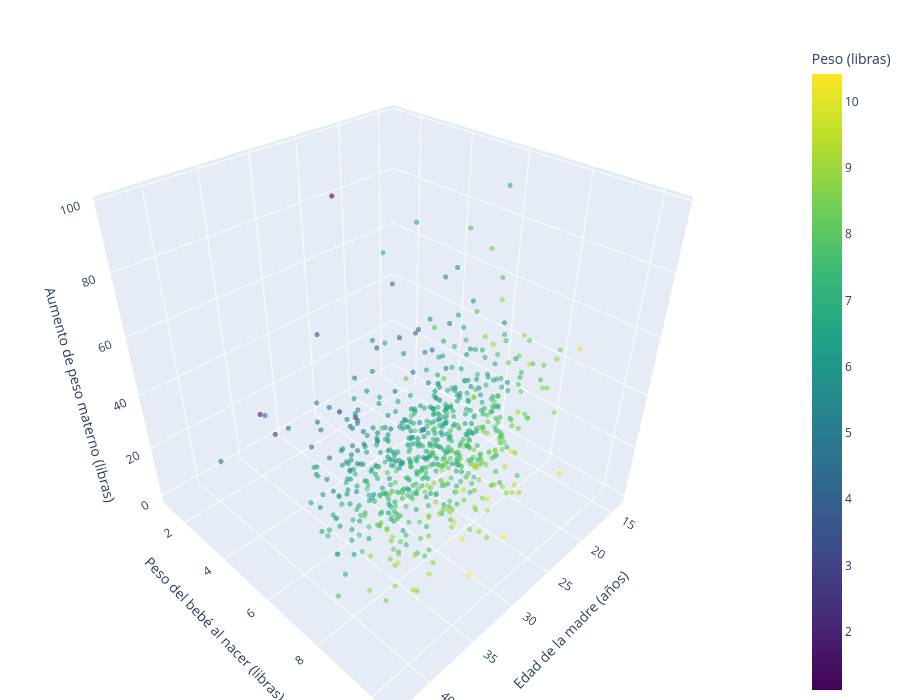

The notebook cell this image was saved under:
### Code cell
grafico_3d_interactivo("mage", "gained")

### Figure 1 — Plotly figure (JSON) as saved in the notebook; plotly's stock layout.template omitted (floating-point values rounded to 4 significant figures; data arrays with more than 128 entries replaced by an {"elided": "..."} marker saying what was removed)
{"data": [{"hovertemplate": "mage=%{x}<br>weight=%{marker.color}<br>gained=%{z}<extra></extra>", "legendgroup": "", "marker": {"color": {"elided": "675 float values"}, "coloraxis": "coloraxis", "opacity": 0.6, "size": 3, "symbol": "circle"}, "mode": "markers", "name": "", "scene": "scene", "showlegend": false, "type": "scatter3d", "x": {"elided": "675 int values"}, "y": {"elided": "675 float values"}, "z": {"elided": "675 float values"}}], "layout": {"coloraxis": {"autocolorscale": false, "colorbar": {"title": {"text": "Peso (libras)"}}, "colorscale": [[0, "#440154"], [0.1111, "#482878"], [0.2222, "#3e4989"], [0.3333, "#31688e"], [0.4444, "#26828e"], [0.5556, "#1f9e89"], [0.6667, "#35b779"], [0.7778, "#6ece58"], [0.8889, "#b5de2b"], [1, "#fde725"]]}, "height": 700, "legend": {"tracegroupgap": 0}, "margin": {"b": 0, "l": 0, "r": 0, "t": 40}, "scene": {"domain": {"x": [0, 1], "y": [0, 1]}, "xaxis": {"title": {"text": "Edad de la madre (años)"}}, "yaxis": {"title": {"text": "Peso del bebé al nacer (libras)"}}, "zaxis": {"title": {"text": "Aumento de peso materno (libras)"}}}}}
